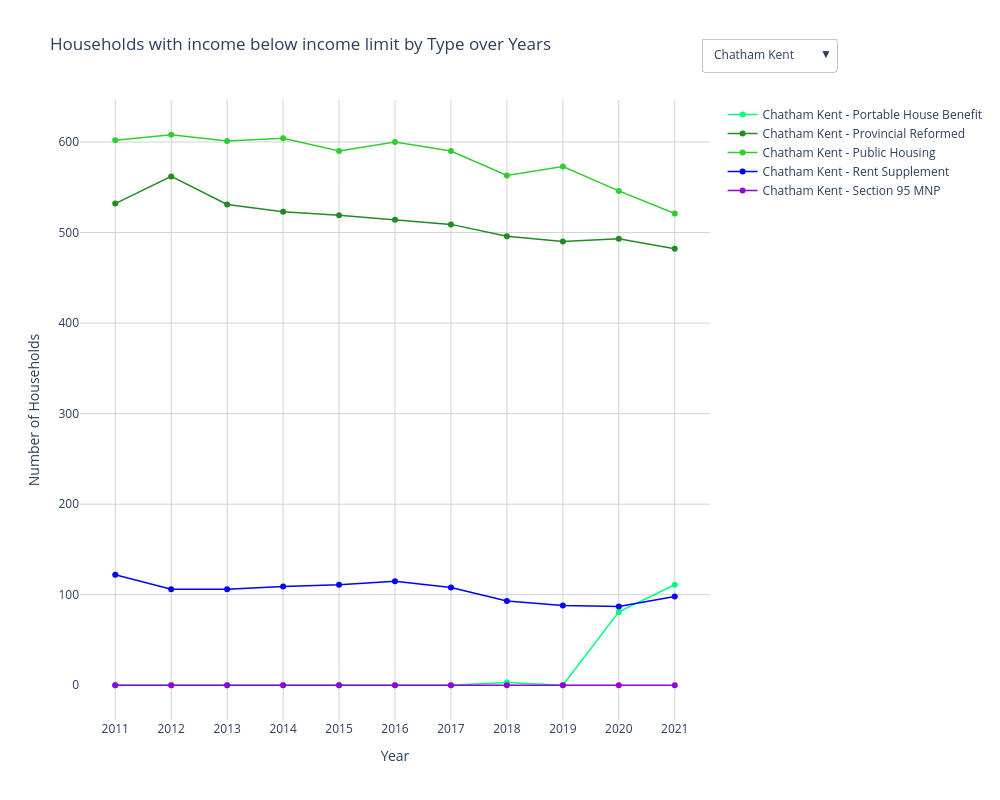

Notebook cell for this chart:
### Code cell
service_level_standards_df['Type of Households'] = service_level_standards_df['Type of Households'].str.replace('\xa0', '')
type = service_level_standards_df['Type of Households'].unique()
color_map = {
    'Portable House Benefit': 'springgreen',
    'Provincial Reformed': '#228B22',  # Forest Green
    'Public Housing': 'limegreen',
    'Rent Supplement ': 'blue',
    'Section 95 MNP': 'darkviolet'
}

fig_high_need = go.Figure()
for city in service_level_standards_df['City'].unique():
    city_data = service_level_standards_df[service_level_standards_df['City'] == city]
    for household_type in type:
        household_data = city_data[city_data['Type of Households'] == household_type]
        if not household_data.empty:
            fig_high_need.add_trace(go.Scatter(
                x=household_data['Year'],
                y=household_data['Households with income below income limit'],
                mode='lines+markers',
                name=f"{city} - {household_type}",
                line=dict(color=color_map[household_type], width=1.5),
                visible=(city == service_level_standards_df['City'].unique()[0])
            ))

visibility_settings = []
for city in service_level_standards_df['City'].unique():
    visibility = [trace.name.startswith(city) for trace in fig_high_need.data]
    visibility_settings.append(visibility)

fig_high_need.update_layout(
    title='Households with income below income limit by Type over Years',
    xaxis_title='Year',
    yaxis_title='Number of Households',
    yaxis=dict(tickmode='linear', tick0=0, dtick=100, showgrid=True, gridcolor='lightgrey'),
    xaxis=dict(tickmode='linear', tick0=2010, dtick=1, showgrid=True, gridcolor='lightgrey'),
    plot_bgcolor='white',
    paper_bgcolor='white',
    width=1000,
    height=800,
    updatemenus=[
        {
            'buttons': [
                {
                    'label': city,
                    'method': 'update',
                    'args': [
                        {'visible': [trace.name.startswith(city) for trace in fig_high_need.data]},
                        {'title': f"Households with income below income limit by Type over Years in {city}"}
                    ]
                } for city in service_level_standards_df['City'].unique()
            ],
            'direction': 'down',
            'showactive': True,
            'x': 1.2,
            'y': 1.1
        }
    ]
)
fig_high_need.show()

### Figure 1 — Plotly figure (JSON) as saved in the notebook; plotly's stock layout.template omitted (floating-point values rounded to 4 significant figures)
{"data": [{"line": {"color": "springgreen", "width": 1.5}, "mode": "lines+markers", "name": "Chatham Kent - Portable House Benefit", "type": "scatter", "visible": true, "x": [2011, 2012, 2013, 2014, 2015, 2016, 2017, 2018, 2019, 2020, 2021], "y": [0, 0, 0, 0, 0, 0, 0, 3, 0, 81, 111]}, {"line": {"color": "#228B22", "width": 1.5}, "mode": "lines+markers", "name": "Chatham Kent - Provincial Reformed", "type": "scatter", "visible": true, "x": [2011, 2012, 2013, 2014, 2015, 2016, 2017, 2018, 2019, 2020, 2021], "y": [532, 562, 531, 523, 519, 514, 509, 496, 490, 493, 482]}, {"line": {"color": "limegreen", "width": 1.5}, "mode": "lines+markers", "name": "Chatham Kent - Public Housing", "type": "scatter", "visible": true, "x": [2011, 2012, 2013, 2014, 2015, 2016, 2017, 2018, 2019, 2020, 2021], "y": [602, 608, 601, 604, 590, 600, 590, 563, 573, 546, 521]}, {"line": {"color": "blue", "width": 1.5}, "mode": "lines+markers", "name": "Chatham Kent - Rent Supplement ", "type": "scatter", "visible": true, "x": [2011, 2012, 2013, 2014, 2015, 2016, 2017, 2018, 2019, 2020, 2021], "y": [122, 106, 106, 109, 111, 115, 108, 93, 88, 87, 98]}, {"line": {"color": "darkviolet", "width": 1.5}, "mode": "lines+markers", "name": "Chatham Kent - Section 95 MNP", "type": "scatter", "visible": true, "x": [2011, 2012, 2013, 2014, 2015, 2016, 2017, 2018, 2019, 2020, 2021], "y": [0, 0, 0, 0, 0, 0, 0, 0, 0, 0, 0]}, {"line": {"color": "springgreen", "width": 1.5}, "mode": "lines+markers", "name": "Cornwall - Portable House Benefit", "type": "scatter", "visible": false, "x": [2011, 2012, 2013, 2014, 2015, 2016, 2017, 2018, 2019, 2020, 2021, 2022, 2023], "y": [0, 0, 0, 0, 0, 0, 0, 0, 0, 0, 0, 0, 0]}, {"line": {"color": "#228B22", "width": 1.5}, "mode": "lines+markers", "name": "Cornwall - Provincial Reformed", "type": "scatter", "visible": false, "x": [2011, 2012, 2013, 2014, 2015, 2016, 2017, 2018, 2019, 2020, 2021, 2022, 2023], "y": [426, 417, 415, 427, 425, 424, 425, 404, 381, 393, 421, 373, 201]}, {"line": {"color": "limegreen", "width": 1.5}, "mode": "lines+markers", "name": "Cornwall - Public Housing", "type": "scatter", "visible": false, "x": [2011, 2012, 2013, 2014, 2015, 2016, 2017, 2018, 2019, 2020, 2021, 2022, 2023], "y": [959, 967, 971, 1005, 899, 893, 901, 799, 822, 812, 812, 818, 849]}, {"line": {"color": "blue", "width": 1.5}, "mode": "lines+markers", "name": "Cornwall - Rent Supplement ", "type": "scatter", "visible": false, "x": [2011, 2012, 2013, 2014, 2015, 2016, 2017, 2018, 2019, 2020, 2021, 2022, 2023], "y": [314, 318, 313, 321, 299, 302, 295, 266, 276, 264, 272, 257, 238]}, {"line": {"color": "darkviolet", "width": 1.5}, "mode": "lines+markers", "name": "Cornwall - Section 95 MNP", "type": "scatter", "visible": false, "x": [2011, 2012, 2013, 2014, 2015, 2016, 2017, 2018, 2019, 2020, 2021, 2022, 2023], "y": [30, 29, 30, 33, 31, 34, 34, 31, 26, 6, 0, 0, 0]}, {"line": {"color": "springgreen", "width": 1.5}, "mode": "lines+markers", "name": "Durham - Portable House Benefit", "type": "scatter", "visible": false, "x": [2012, 2013, 2014, 2015, 2016, 2017, 2018, 2019, 2020, 2021], "y": [0, 0, 0, 0, 0, 0, 0, 19, 33, 33]}, {"line": {"color": "#228B22", "width": 1.5}, "mode": "lines+markers", "name": "Durham - Provincial Reformed", "type": "scatter", "visible": false, "x": [2012, 2013, 2014, 2015, 2016, 2017, 2018, 2019, 2020, 2021], "y": [2455, 2402, 2420, 2443, 2432, 2451, 2421, 2377, 2387, 2415]}, {"line": {"color": "limegreen", "width": 1.5}, "mode": "lines+markers", "name": "Durham - Public Housing", "type": "scatter", "visible": false, "x": [2012, 2013, 2014, 2015, 2016, 2017, 2018, 2019, 2020, 2021], "y": [1222, 1229, 1228, 1237, 1229, 1224, 1215, 1118, 1128, 1179]}, {"line": {"color": "blue", "width": 1.5}, "mode": "lines+markers", "name": "Durham - Rent Supplement ", "type": "scatter", "visible": false, "x": [2012, 2013, 2014, 2015, 2016, 2017, 2018, 2019, 2020, 2021], "y": [481, 475, 470, 472, 481, 480, 472, 557, 534, 552]}, {"line": {"color": "darkviolet", "width": 1.5}, "mode": "lines+markers", "name": "Durham - Section 95 MNP", "type": "scatter", "visible": false, "x": [2012, 2013, 2014, 2015, 2016, 2017, 2018, 2019, 2020, 2021], "y": [103, 115, 106, 110, 100, 102, 104, 21, 21, 21]}, {"line": {"color": "springgreen", "width": 1.5}, "mode": "lines+markers", "name": "Kingston - Portable House Benefit", "type": "scatter", "visible": false, "x": [2011, 2012, 2013, 2014, 2015, 2016, 2017, 2018, 2019, 2020, 2021], "y": [0, 0, 0, 0, 0, 0, 0, 0, 52, 64, 82]}, {"line": {"color": "#228B22", "width": 1.5}, "mode": "lines+markers", "name": "Kingston - Provincial Reformed", "type": "scatter", "visible": false, "x": [2011, 2012, 2013, 2014, 2015, 2016, 2017, 2018, 2019, 2020, 2021], "y": [567, 566, 556, 556, 563, 514, 560, 562, 568, 568, 553]}, {"line": {"color": "limegreen", "width": 1.5}, "mode": "lines+markers", "name": "Kingston - Public Housing", "type": "scatter", "visible": false, "x": [2011, 2012, 2013, 2014, 2015, 2016, 2017, 2018, 2019, 2020, 2021], "y": [919, 933, 0, 913, 909, 923, 912, 889, 897, 869, 885]}, {"line": {"color": "blue", "width": 1.5}, "mode": "lines+markers", "name": "Kingston - Rent Supplement ", "type": "scatter", "visible": false, "x": [2011, 2012, 2013, 2014, 2015, 2016, 2017, 2018, 2019, 2020, 2021], "y": [428, 436, 453, 453, 433, 438, 426, 412, 403, 382, 396]}, {"line": {"color": "darkviolet", "width": 1.5}, "mode": "lines+markers", "name": "Kingston - Section 95 MNP", "type": "scatter", "visible": false, "x": [2011, 2012, 2013, 2014, 2015, 2016, 2017, 2018, 2019, 2020, 2021], "y": [0, 0, 930, 0, 0, 0, 0, 0, 0, 0, 0]}, {"line": {"color": "springgreen", "width": 1.5}, "mode": "lines+markers", "name": "London - Portable House Benefit", "type": "scatter", "visible": false, "x": [2010, 2011, 2012, 2013, 2014, 2015, 2016, 2017, 2018, 2019, 2020, 2021], "y": [0, 0, 0, 0, 0, 0, 0, 0, 0, 45, 35, 34]}, {"line": {"color": "#228B22", "width": 1.5}, "mode": "lines+markers", "name": "London - Provincial Reformed", "type": "scatter", "visible": false, "x": [2010, 2011, 2012, 2013, 2014, 2015, 2016, 2017, 2018, 2019, 2020, 2021], "y": [1645, 2067, 1962, 1928, 2099, 2088, 2110, 2030, 2067, 2101, 2004, 1924]}, {"line": {"color": "limegreen", "width": 1.5}, "mode": "lines+markers", "name": "London - Public Housing", "type": "scatter", "visible": false, "x": [2010, 2011, 2012, 2013, 2014, 2015, 2016, 2017, 2018, 2019, 2020, 2021], "y": [3016, 3079, 3079, 3091, 3079, 3075, 2563, 3056, 3068, 3057, 3078, 3017]}, {"line": {"color": "blue", "width": 1.5}, "mode": "lines+markers", "name": "London - Rent Supplement ", "type": "scatter", "visible": false, "x": [2010, 2011, 2012, 2013, 2014, 2015, 2016, 2017, 2018, 2019, 2020, 2021], "y": [255, 245, 245, 242, 243, 225, 211, 207, 201, 125, 123, 127]}, {"line": {"color": "darkviolet", "width": 1.5}, "mode": "lines+markers", "name": "London - Section 95 MNP", "type": "scatter", "visible": false, "x": [2010, 2011, 2012, 2013, 2014, 2015, 2016, 2017, 2018, 2019, 2020, 2021], "y": [5, 4, 53, 15, 57, 15, 24, 19, 0, 0, 0, 0]}, {"line": {"color": "springgreen", "width": 1.5}, "mode": "lines+markers", "name": "Northumberland - Portable House Benefit", "type": "scatter", "visible": false, "x": [2011, 2012, 2013, 2014, 2015, 2016, 2017, 2018, 2019, 2020, 2021], "y": [0, 0, 0, 0, 0, 0, 0, 0, 0, 0, 0]}, {"line": {"color": "#228B22", "width": 1.5}, "mode": "lines+markers", "name": "Northumberland - Provincial Reformed", "type": "scatter", "visible": false, "x": [2011, 2012, 2013, 2014, 2015, 2016, 2017, 2018, 2019, 2020, 2021], "y": [287, 293, 300, 289, 288, 295, 291, 281, 266, 259, 247]}, {"line": {"color": "limegreen", "width": 1.5}, "mode": "lines+markers", "name": "Northumberland - Public Housing", "type": "scatter", "visible": false, "x": [2011, 2012, 2013, 2014, 2015, 2016, 2017, 2018, 2019, 2020, 2021], "y": [329, 330, 320, 330, 329, 325, 337, 325, 323, 303, 305]}, {"line": {"color": "blue", "width": 1.5}, "mode": "lines+markers", "name": "Northumberland - Rent Supplement ", "type": "scatter", "visible": false, "x": [2011, 2012, 2013, 2014, 2015, 2016, 2017, 2018, 2019, 2020, 2021], "y": [22, 20, 20, 20, 20, 20, 16, 21, 18, 22, 20]}, {"line": {"color": "darkviolet", "width": 1.5}, "mode": "lines+markers", "name": "Northumberland - Section 95 MNP", "type": "scatter", "visible": false, "x": [2011, 2012, 2013, 2014, 2015, 2016, 2017, 2018, 2019, 2020, 2021], "y": [9, 8, 8, 10, 9, 10, 10, 0, 10, 10, 10]}, {"line": {"color": "springgreen", "width": 1.5}, "mode": "lines+markers", "name": "Ottawa - Portable House Benefit", "type": "scatter", "visible": false, "x": [2011, 2012, 2013, 2014, 2015, 2016, 2017, 2018, 2019, 2020, 2021], "y": [0, 0, 0, 0, 0, 0, 0, 0, 0, 0, 0]}, {"line": {"color": "#228B22", "width": 1.5}, "mode": "lines+markers", "name": "Ottawa - Provincial Reformed", "type": "scatter", "visible": false, "x": [2011, 2012, 2013, 2014, 2015, 2016, 2017, 2018, 2019, 2020, 2021], "y": [5539, 5305, 5305, 5714, 5604, 5636, 5389, 5339, 5296, 5224, 5241]}, {"line": {"color": "limegreen", "width": 1.5}, "mode": "lines+markers", "name": "Ottawa - Public Housing", "type": "scatter", "visible": false, "x": [2011, 2012, 2013, 2014, 2015, 2016, 2017, 2018, 2019, 2020, 2021], "y": [8189, 8028, 7993, 8258, 8185, 8126, 8010, 7997, 7795, 7954, 7741]}, {"line": {"color": "blue", "width": 1.5}, "mode": "lines+markers", "name": "Ottawa - Rent Supplement ", "type": "scatter", "visible": false, "x": [2011, 2012, 2013, 2014, 2015, 2016, 2017, 2018, 2019, 2020, 2021], "y": [2170, 2310, 2337, 2264, 2284, 2096, 2542, 2355, 2434, 2382, 2381]}, {"line": {"color": "darkviolet", "width": 1.5}, "mode": "lines+markers", "name": "Ottawa - Section 95 MNP", "type": "scatter", "visible": false, "x": [2011, 2012, 2013, 2014, 2015, 2016, 2017, 2018, 2019, 2020, 2021], "y": [671, 682, 715, 782, 790, 799, 815, 815, 816, 821, 808]}, {"line": {"color": "springgreen", "width": 1.5}, "mode": "lines+markers", "name": "Peterborough - Portable House Benefit", "type": "scatter", "visible": false, "x": [2017, 2018, 2019, 2020, 2021], "y": [0, 0, 0, 6, 0]}, {"line": {"color": "#228B22", "width": 1.5}, "mode": "lines+markers", "name": "Peterborough - Provincial Reformed", "type": "scatter", "visible": false, "x": [2017, 2018, 2019, 2020, 2021], "y": [501, 530, 504, 458, 384]}, {"line": {"color": "limegreen", "width": 1.5}, "mode": "lines+markers", "name": "Peterborough - Public Housing", "type": "scatter", "visible": false, "x": [2017, 2018, 2019, 2020, 2021], "y": [800, 802, 776, 742, 722]}, {"line": {"color": "blue", "width": 1.5}, "mode": "lines+markers", "name": "Peterborough - Rent Supplement ", "type": "scatter", "visible": false, "x": [2017, 2018, 2019, 2020, 2021], "y": [168, 170, 159, 154, 161]}, {"line": {"color": "darkviolet", "width": 1.5}, "mode": "lines+markers", "name": "Peterborough - Section 95 MNP", "type": "scatter", "visible": false, "x": [2017, 2018, 2019, 2020, 2021], "y": [8, 7, 29, 0, 0]}, {"line": {"color": "springgreen", "width": 1.5}, "mode": "lines+markers", "name": "Simcoe - Portable House Benefit", "type": "scatter", "visible": false, "x": [2011, 2012, 2013, 2014, 2015, 2016, 2017, 2018, 2019, 2020, 2021, 2022], "y": [0, 0, 0, 0, 0, 0, 0, 0, 0, 0, 0, 0]}, {"line": {"color": "#228B22", "width": 1.5}, "mode": "lines+markers", "name": "Simcoe - Provincial Reformed", "type": "scatter", "visible": false, "x": [2011, 2012, 2013, 2014, 2015, 2016, 2017, 2018, 2019, 2020, 2021, 2022], "y": [1423, 1505, 1469, 1479, 1525, 1505, 1486, 1454, 1466, 1448, 1404, 1405]}, {"line": {"color": "limegreen", "width": 1.5}, "mode": "lines+markers", "name": "Simcoe - Public Housing", "type": "scatter", "visible": false, "x": [2011, 2012, 2013, 2014, 2015, 2016, 2017, 2018, 2019, 2020, 2021, 2022], "y": [1117, 1110, 1132, 1155, 1160, 1130, 1127, 1110, 1085, 1096, 1068, 1071]}, {"line": {"color": "blue", "width": 1.5}, "mode": "lines+markers", "name": "Simcoe - Rent Supplement ", "type": "scatter", "visible": false, "x": [2011, 2012, 2013, 2014, 2015, 2016, 2017, 2018, 2019, 2020, 2021, 2022], "y": [203, 178, 172, 177, 176, 179, 148, 136, 129, 130, 129, 135]}, {"line": {"color": "darkviolet", "width": 1.5}, "mode": "lines+markers", "name": "Simcoe - Section 95 MNP", "type": "scatter", "visible": false, "x": [2011, 2012, 2013, 2014, 2015, 2016, 2017, 2018, 2019, 2020, 2021, 2022], "y": [19, 22, 29, 30, 35, 36, 32, 23, 35, 28, 25, 0]}, {"line": {"color": "springgreen", "width": 1.5}, "mode": "lines+markers", "name": "York - Portable House Benefit", "type": "scatter", "visible": false, "x": [2011, 2012, 2013, 2014, 2015, 2016, 2017, 2018, 2019, 2020, 2021], "y": [0, 0, 0, 0, 0, 0, 0, 0, 0, 24, 27]}, {"line": {"color": "#228B22", "width": 1.5}, "mode": "lines+markers", "name": "York - Provincial Reformed", "type": "scatter", "visible": false, "x": [2011, 2012, 2013, 2014, 2015, 2016, 2017, 2018, 2019, 2020, 2021], "y": [2915, 2947, 2950, 2958, 2950, 2949, 2961, 2960, 2980, 2935, 2948]}, {"line": {"color": "limegreen", "width": 1.5}, "mode": "lines+markers", "name": "York - Public Housing", "type": "scatter", "visible": false, "x": [2011, 2012, 2013, 2014, 2015, 2016, 2017, 2018, 2019, 2020, 2021], "y": [859, 847, 855, 845, 835, 836, 822, 822, 837, 838, 836]}, {"line": {"color": "blue", "width": 1.5}, "mode": "lines+markers", "name": "York - Rent Supplement ", "type": "scatter", "visible": false, "x": [2011, 2012, 2013, 2014, 2015, 2016, 2017, 2018, 2019, 2020, 2021], "y": [210, 201, 201, 200, 191, 190, 191, 262, 310, 314, 314]}, {"line": {"color": "darkviolet", "width": 1.5}, "mode": "lines+markers", "name": "York - Section 95 MNP", "type": "scatter", "visible": false, "x": [2011, 2012, 2013, 2014, 2015, 2016, 2017, 2018, 2019, 2020, 2021], "y": [22, 50, 51, 105, 104, 95, 105, 102, 0, 0, 0]}], "layout": {"height": 800, "paper_bgcolor": "white", "plot_bgcolor": "white", "title": {"text": "Households with income below income limit by Type over Years"}, "updatemenus": [{"buttons": [{"args": [{"visible": [true, true, true, true, true, false, false, false, false, false, false, false, false, false, false, false, false, false, false, false, false, false, false, false, false, false, false, false, false, false, false, false, false, false, false, false, false, false, false, false, false, false, false, false, false, false, false, false, false, false]}, {"title": "Households with income below income limit by Type over Years in Chatham Kent"}], "label": "Chatham Kent", "method": "update"}, {"args": [{"visible": [false, false, false, false, false, true, true, true, true, true, false, false, false, false, false, false, false, false, false, false, false, false, false, false, false, false, false, false, false, false, false, false, false, false, false, false, false, false, false, false, false, false, false, false, false, false, false, false, false, false]}, {"title": "Households with income below income limit by Type over Years in Cornwall"}], "label": "Cornwall", "method": "update"}, {"args": [{"visible": [false, false, false, false, false, false, false, false, false, false, true, true, true, true, true, false, false, false, false, false, false, false, false, false, false, false, false, false, false, false, false, false, false, false, false, false, false, false, false, false, false, false, false, false, false, false, false, false, false, false]}, {"title": "Households with income below income limit by Type over Years in Durham"}], "label": "Durham", "method": "update"}, {"args": [{"visible": [false, false, false, false, false, false, false, false, false, false, false, false, false, false, false, true, true, true, true, true, false, false, false, false, false, false, false, false, false, false, false, false, false, false, false, false, false, false, false, false, false, false, false, false, false, false, false, false, false, false]}, {"title": "Households with income below income limit by Type over Years in Kingston"}], "label": "Kingston", "method": "update"}, {"args": [{"visible": [false, false, false, false, false, false, false, false, false, false, false, false, false, false, false, false, false, false, false, false, true, true, true, true, true, false, false, false, false, false, false, false, false, false, false, false, false, false, false, false, false, false, false, false, false, false, false, false, false, false]}, {"title": "Households with income below income limit by Type over Years in London"}], "label": "London", "method": "update"}, {"args": [{"visible": [false, false, false, false, false, false, false, false, false, false, false, false, false, false, false, false, false, false, false, false, false, false, false, false, false, true, true, true, true, true, false, false, false, false, false, false, false, false, false, false, false, false, false, false, false, false, false, false, false, false]}, {"title": "Households with income below income limit by Type over Years in Northumberland"}], "label": "Northumberland", "method": "update"}, {"args": [{"visible": [false, false, false, false, false, false, false, false, false, false, false, false, false, false, false, false, false, false, false, false, false, false, false, false, false, false, false, false, false, false, true, true, true, true, true, false, false, false, false, false, false, false, false, false, false, false, false, false, false, false]}, {"title": "Households with income below income limit by Type over Years in Ottawa"}], "label": "Ottawa", "method": "update"}, {"args": [{"visible": [false, false, false, false, false, false, false, false, false, false, false, false, false, false, false, false, false, false, false, false, false, false, false, false, false, false, false, false, false, false, false, false, false, false, false, true, true, true, true, true, false, false, false, false, false, false, false, false, false, false]}, {"title": "Households with income below income limit by Type over Years in Peterborough"}], "label": "Peterborough", "method": "update"}, {"args": [{"visible": [false, false, false, false, false, false, false, false, false, false, false, false, false, false, false, false, false, false, false, false, false, false, false, false, false, false, false, false, false, false, false, false, false, false, false, false, false, false, false, false, true, true, true, true, true, false, false, false, false, false]}, {"title": "Households with income below income limit by Type over Years in Simcoe"}], "label": "Simcoe", "method": "update"}, {"args": [{"visible": [false, false, false, false, false, false, false, false, false, false, false, false, false, false, false, false, false, false, false, false, false, false, false, false, false, false, false, false, false, false, false, false, false, false, false, false, false, false, false, false, false, false, false, false, false, true, true, true, true, true]}, {"title": "Households with income below income limit by Type over Years in York"}], "label": "York", "method": "update"}], "direction": "down", "showactive": true, "x": 1.2, "y": 1.1}], "width": 1000, "xaxis": {"autorange": true, "dtick": 1, "gridcolor": "lightgrey", "range": [2010.0, 2022.0], "showgrid": true, "tick0": 2010, "tickmode": "linear", "title": {"text": "Year"}, "type": "linear"}, "yaxis": {"autorange": true, "dtick": 100, "gridcolor": "lightgrey", "range": [-38.38, 646.4], "showgrid": true, "tick0": 0, "tickmode": "linear", "title": {"text": "Number of Households"}, "type": "linear"}}}
